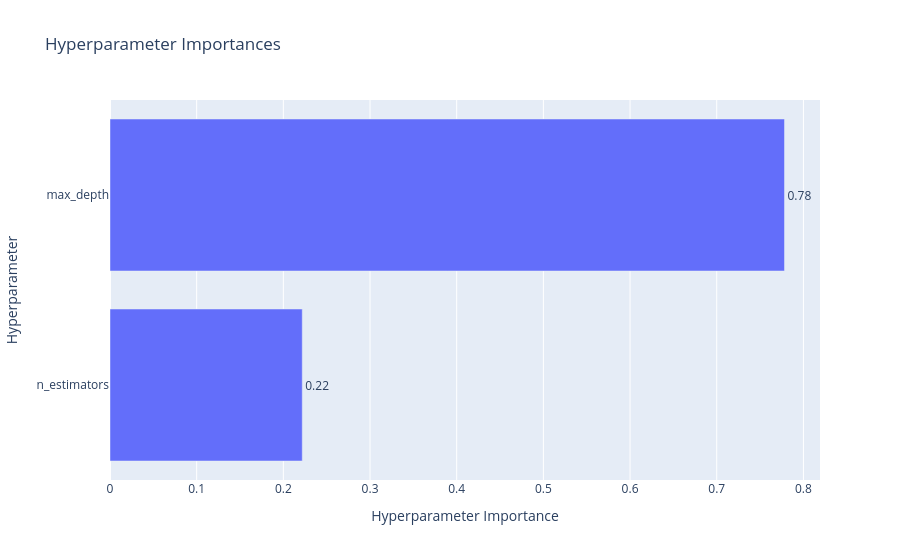

Notebook cell for this chart:
### Code cell
plot_param_importances(tpe)

### Figure 1 — Plotly figure (JSON) as saved in the notebook; plotly's stock layout.template omitted (floating-point values rounded to 4 significant figures)
{"data": [{"cliponaxis": false, "hovertemplate": ["n_estimators (IntDistribution): 0.22181429501107905<extra></extra>", "max_depth (IntDistribution): 0.7781857049889209<extra></extra>"], "name": "Objective Value", "orientation": "h", "text": ["0.22", "0.78"], "textposition": "outside", "type": "bar", "x": [0.2218, 0.7782], "y": ["n_estimators", "max_depth"]}], "layout": {"title": {"text": "Hyperparameter Importances"}, "xaxis": {"title": {"text": "Hyperparameter Importance"}}, "yaxis": {"title": {"text": "Hyperparameter"}}}}
